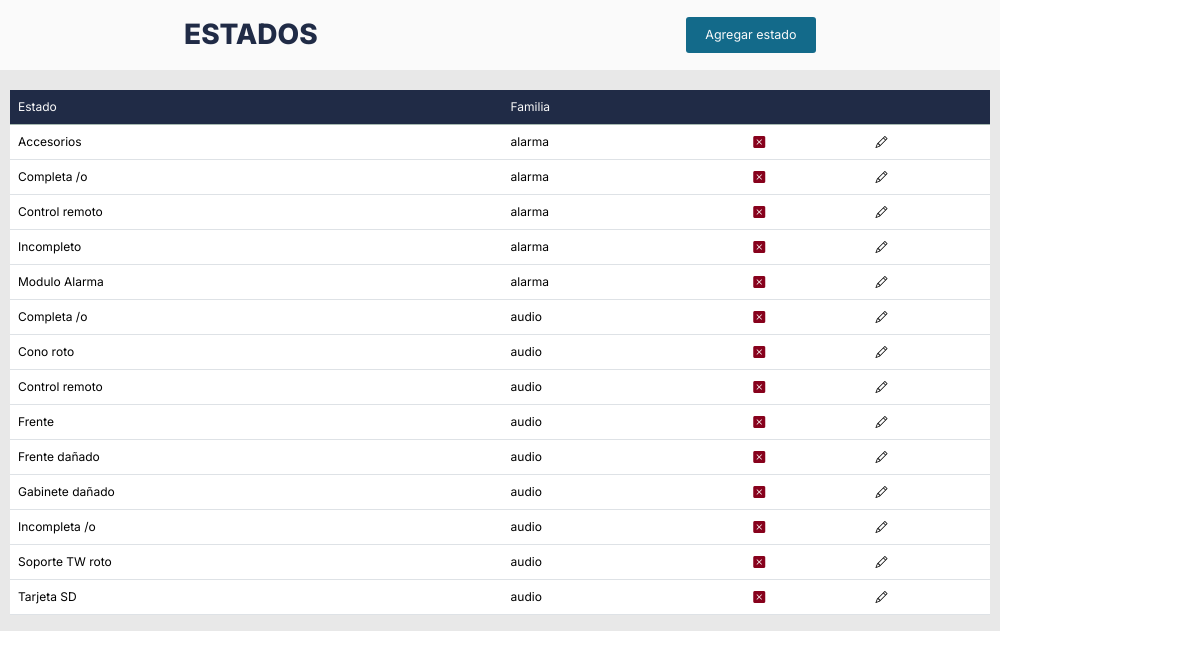
The page /Products/estado on the database its author committed.
### Products/models.py (models this page shows, shortened)
class Status (models.Model):
    status = models.CharField(max_length=30)
    family = models.CharField(max_length=20)

### Products/views.py (the view)
# urls.py: path('estado', views.estado, name='estado')
def estado (request):
    estados = Status.objects.all().order_by('family','status')
    return render (request, 'estado.html', {"estados":estados})

### Orders/templates/estado.html (shortened to what this page needs)
{% extends 'base.html' %}
{% load static %}
{% block main %}
<section>
    <div class="section-header">
        <h3>ESTADOS</h3>
        <button class="regular-button">Agregar estado</button>
    </div>
    <div class="main-container">
        <div class="table-users">
            <table class="table table-hover">
                <thead>
                    <tr class="table-success">
                        <th scope="col">Estado</th>
                        <th scope="col">Familia</th>
                        <th scope="col"></th>
                        <th scope="col"></th>
                    </tr>
                </thead>
                <tbody>
                    {% if estados %}
                    {% for estado in estados %}
                    <tr>
                        <td scope="row">{{estado.status}}</td>
                        <td>{{estado.family}}</td>
                        <td><i class="bi bi-x-square-fill red"></i></td>
                        <td><i class="bi bi-pencil"></i></td>
                    </tr>
                    {% endfor %}
                    {% endif %}
                </tbody>
            </table>
        </div>
    </div>
</section>
    {% endblock %}

### Orders/static/orders/css/style.css (style rules this page uses)
* { margin: 0; padding: 0; font-family: "Inter", serif; }
:root { --incomplete-color: #87011c; --sent-color: #e1a500; --inprogress-color: #0093bb; --notreturned-color: #009113; --finished-color: #d2d2d2; --green-btn: #5dbea3; --blue-btn: #5783db; --dark-blue: #2a5ec5; --red-btn: #aa315f; --add-product-button: rgba(70, 129, 244,0.4); }
.logo-container, .section-header { height: 70px; }
.section-header { background-color:#fafafa; position: sticky; top: 0; display: flex; justify-content: space-around; align-items: center; }
.section-header h3 { color: #202B46; font-weight: 800; margin-bottom: 0 !important; }
.regular-button { width: 130px; height: 36px; border-radius: 3px; background: #136a8a; border: transparent; font-size: 12.5px; color: #fafafa; }
.main-container { background-color:#e8e8e8; width: calc(100vw - 200px); display: flex; flex-direction: column; align-items: center; }
.red { color: var(--incomplete-color); font-size: 12px !important; }
.table-users { width: calc(100vw - 220px); }
.table { margin-top: 20px !important; }
.table-success { --bs-table-bg: #202B46 !important; --bs-table-color: #fafafa !important }
th, td { font-size: 12px; font-weight: 400; }

### rows shown on the page
Status: status "Accesorios", family "alarma"
Status: status "Completa /o", family "alarma"
Status: status "Control remoto", family "alarma"
Status: status "Incompleto", family "alarma"
Status: status "Modulo Alarma", family "alarma"
Status: status "Completa /o", family "audio"
Status: status "Cono roto", family "audio"
Status: status "Control remoto", family "audio"
Status: status "Frente", family "audio"
Status: status "Frente dañado", family "audio"
Status: status "Gabinete dañado", family "audio"
Status: status "Incompleta /o", family "audio"
Status: status "Soporte TW roto", family "audio"
Status: status "Tarjeta SD", family "audio"
